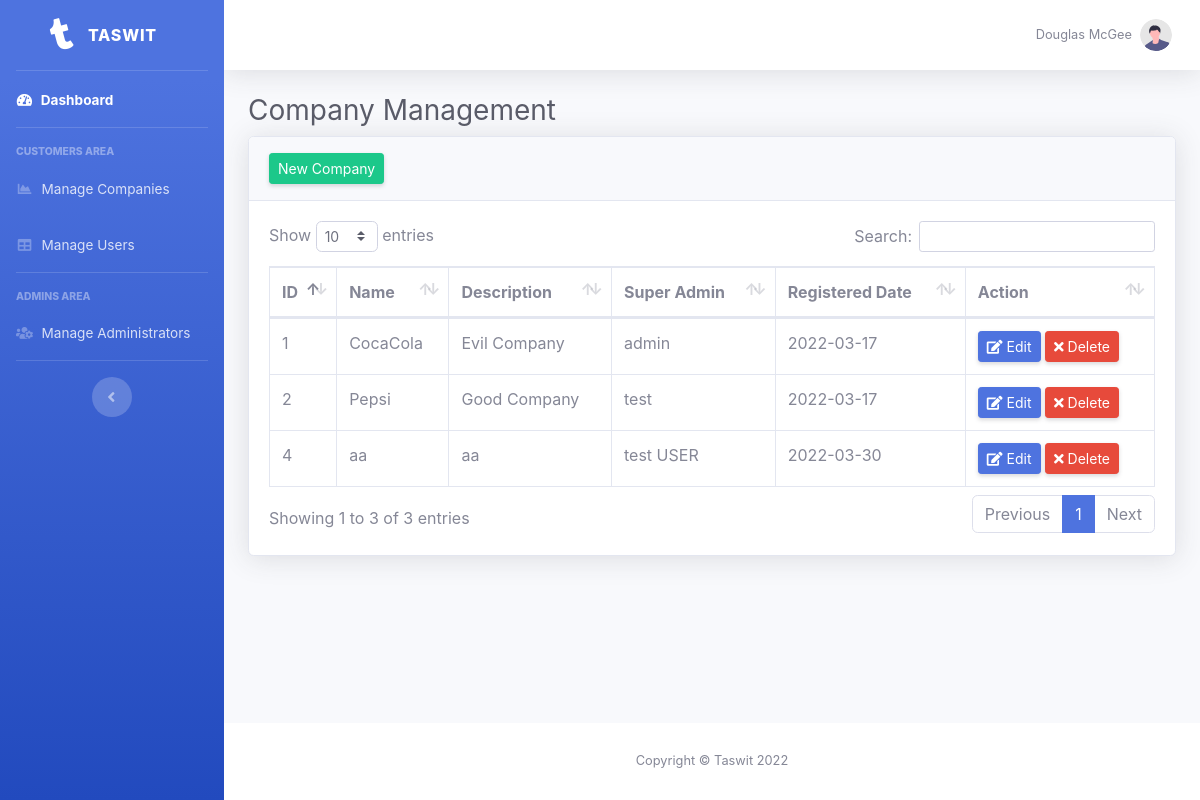
The app's page /manage_companies.php (signed in) with its own data.
### tables this page shows
CREATE TABLE `companies` (
  `ID` int(11) NOT NULL,
  `Name` varchar(40) NOT NULL,
  `Description` varchar(255) NOT NULL,
  `adminID` int(11) NOT NULL,
  `regDate` date NOT NULL
);

### manage_companies.php (the view, shortened to what this page needs)
<?php
include 'inc/init.php';
if (isset($_SESSION['Username'])) {
  $do = isset($_GET['do']) ? $_GET['do'] : 'Manage';
  if ($do == 'Manage') {
    $stmt = $con->prepare("SELECT companies.*, admins.Name as adminName FROM companies INNER JOIN admins on companies.ID = admins.userID ORDER BY companies.ID DESC");
    $stmt->execute();
    $rows = $stmt->fetchAll();
  }
}
?>
<?php include 'inc/templates/header.php'; ?>
<div id="wrapper">
  <ul class="navbar-nav bg-gradient-primary sidebar sidebar-dark accordion" id="accordionSidebar">
    <a class="sidebar-brand d-flex align-items-center justify-content-center" href="index.php">
      <div class="sidebar-brand-icon rotate-n-15">
        <i class="fab fa-tumblr"></i>
      </div>
      <div class="sidebar-brand-text mx-3">TASWIT</div>
    </a>
    <hr class="sidebar-divider my-0" />
    <li class="nav-item active">
      <a class="nav-link" href="index.php">
        <i class="fas fa-fw fa-tachometer-alt"></i>
        <span>Dashboard</span></a>
    </li>
    <hr class="sidebar-divider" />
    <div class="sidebar-heading">Customers Area</div>
    <li class="nav-item">
      <a class="nav-link" href="manage_companies.php">
        <i class="fas fa-fw fa-chart-area"></i>
        <span>Manage Companies</span></a>
    </li>
    <li class="nav-item">
      <a class="nav-link" href="manage_users.php">
        <i class="fas fa-fw fa-table"></i>
        <span>Manage Users</span></a>
    </li>
    <hr class="sidebar-divider" />
    <div class="sidebar-heading">Admins Area</div>
    <li class="nav-item">
      <a class="nav-link" href="manage_admins.php">
        <i class="fas fa-users-cog"></i>
        <span>Manage Administrators</span></a>
    </li>
    <hr class="sidebar-divider d-none d-md-block" />
    <div class="text-center d-none d-md-inline">
      <button class="rounded-circle border-0" id="sidebarToggle"></button>
    </div>
  </ul>
  <div id="content-wrapper" class="d-flex flex-column">
    <div id="content">
      <nav class="navbar navbar-expand navbar-light bg-white topbar mb-4 static-top shadow">
        <ul class="navbar-nav ml-auto">
          <li class="nav-item dropdown no-arrow">
            <a class="nav-link dropdown-toggle" href="#" id="userDropdown" role="button" data-toggle="dropdown" aria-haspopup="true" aria-expanded="false">
              <span class="mr-2 d-none d-lg-inline text-gray-600 small">Douglas McGee</span>
              <img class="img-profile rounded-circle" src="img/undraw_profile.svg" />
            </a>
          </li>
        </ul>
      </nav>
      <div class="container-fluid">
        <h1 class="h3 mb-2 text-gray-800">Company Management</h1>
        <div class="card shadow mb-4">
          <div class="card-header py-3">
            <a href="add_company.php" class="d-none d-sm-inline-block btn btn-sm btn-success shadow-sm">New Company</a>
          </div>
          <div class="card-body">
            <div class="table-responsive">
              <table class="table table-bordered" id="dataTable" width="100%" cellspacing="0">
                <thead>
                  <tr>
                    <th>ID</th>
                    <th>Name</th>
                    <th>Description</th>
                    <th>Super Admin</th>
                    <th>Registered Date</th>
                    <th>Action</th>
                  </tr>
                </thead>
                <tbody>
                  <?php
                  foreach ($rows as $row) { ?>
                    <tr>
                      <td><?php echo $row['ID']; ?></td>
                      <td><?php echo $row['Name']; ?></td>
                      <td><?php echo $row['Description']; ?></td>
                      <td><?php echo $row['adminName']; ?></td>
                      <td><?php echo $row['regDate']; ?></td>
                      <td>
                        <div>
                          <a class="d-none d-sm-inline-block btn btn-sm btn-primary shadow-sm" href="#"><i class="fas fa-edit"></i> Edit</a>
                          <a class="d-none d-sm-inline-block btn btn-sm btn-danger shadow-sm confirm" href="?do=delete&companyid=<?php echo $row['ID']; ?>"> <i class="fas fa-times"></i> Delete</a>
                        </div>
                      </td>
                    </tr>
                  <?php
                  }
                  ?>
                </tbody>
              </table>
            </div>
          </div>
        </div>
      </div>
    </div>
    <?php include 'inc/templates/footer.php'; ?>

### records on screen
companies: ID "4", Name "aa", Description "aa", admins.Name "test USER", regDate "2022-03-30"
companies: ID "2", Name "Pepsi", Description "Good Company", admins.Name "test", regDate "2022-03-17"
companies: ID "1", Name "CocaCola", Description "Evil Company", adminID.Name "admin", regDate "2022-03-17"
